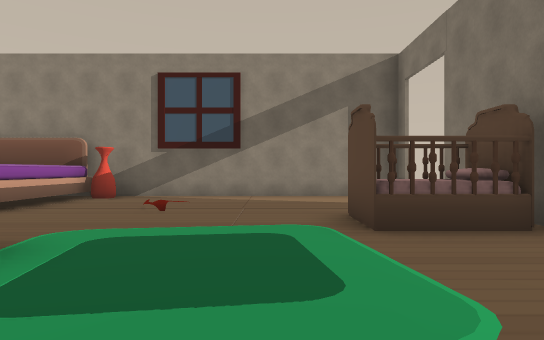
View 1 (above)

16 first-person views from a walk through a scene from a Unity 3-D project. The camera is 1.4 m above the floor, looks level and sees 75° across. Doors are open. The floor is counted in squares, 2 m on a side. Each view is taken from the middle of a square. On the plan, view 1 faces up. The plan holds only what a view shows up to about 11 squares ahead; the rest is blank. The place goes on beyond the plan. The player is left out. Some animated figures are not drawn.

View 2
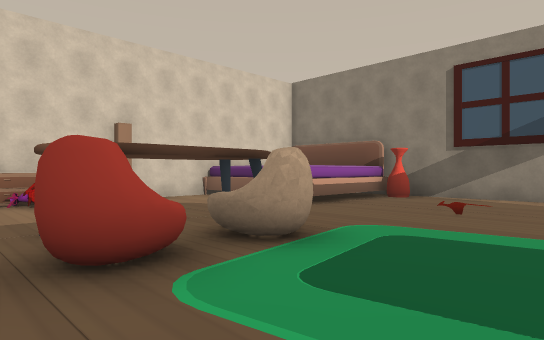

View 3
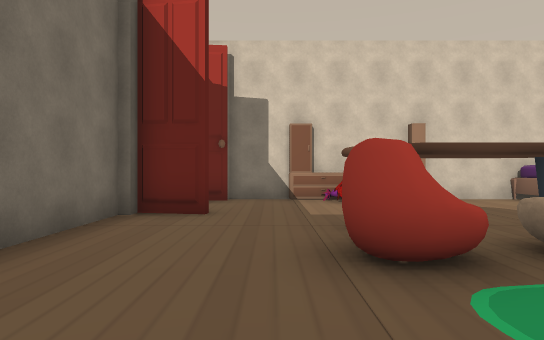

View 4
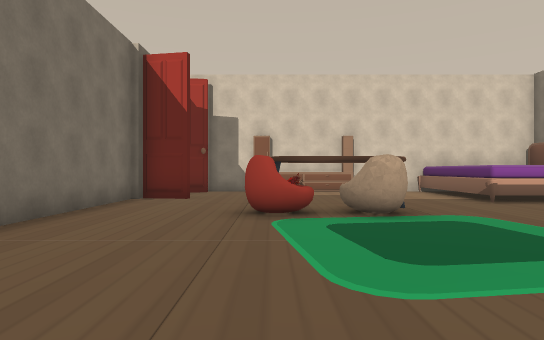

View 5
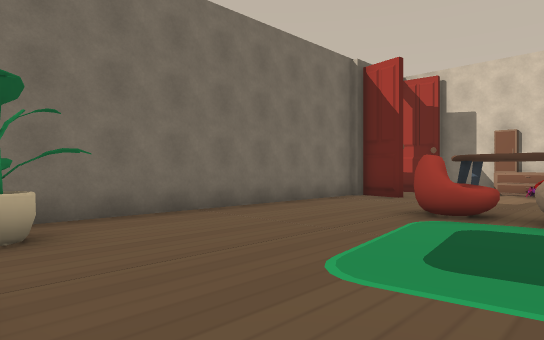

View 6
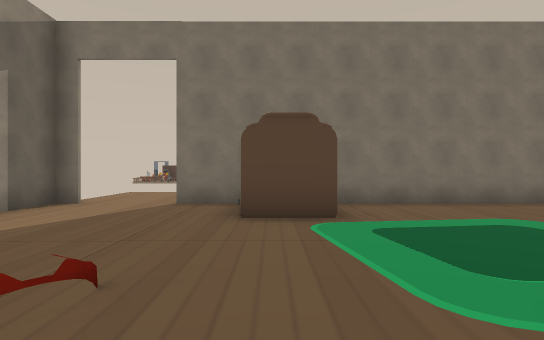

View 7
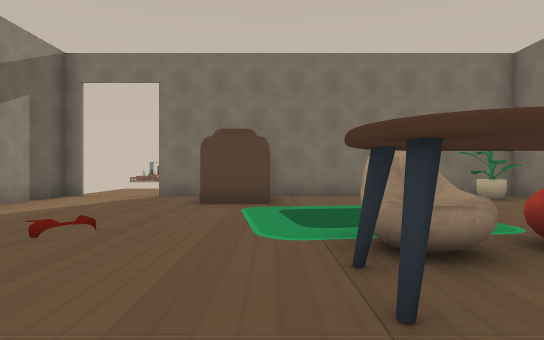

View 8
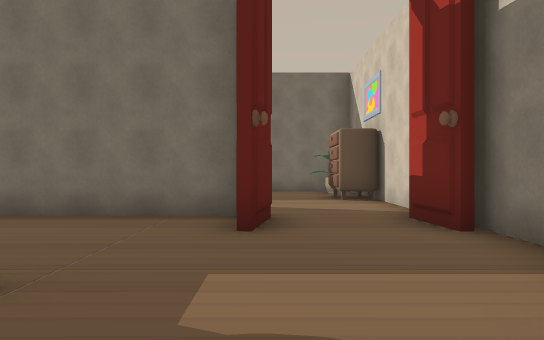

View 9
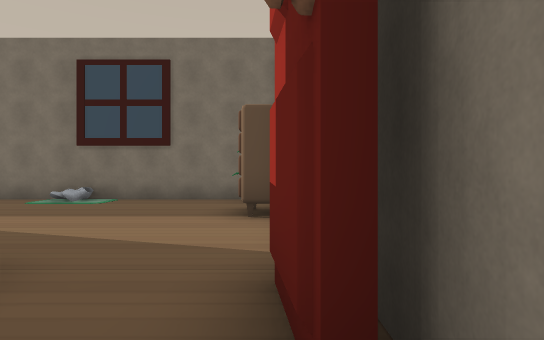

View 10
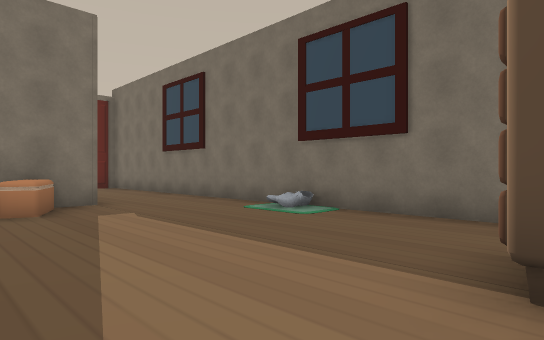

View 11
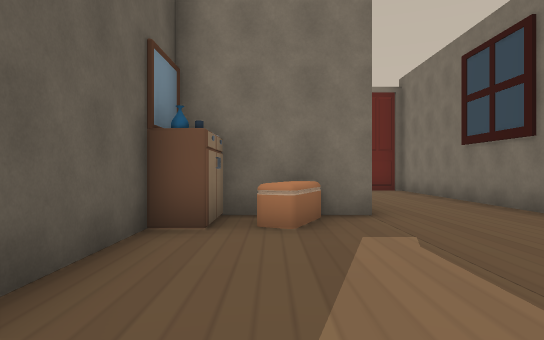

View 12
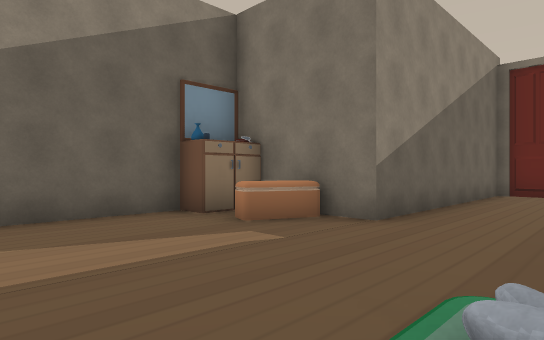

View 13
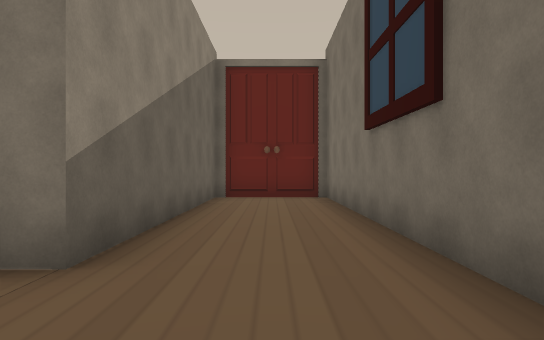

View 14
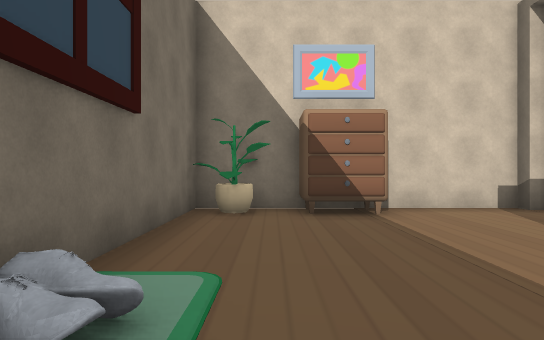

View 15
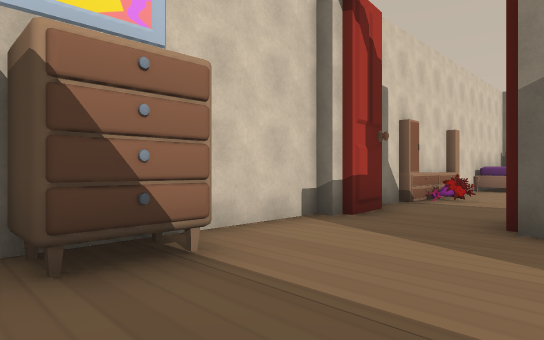

View 16
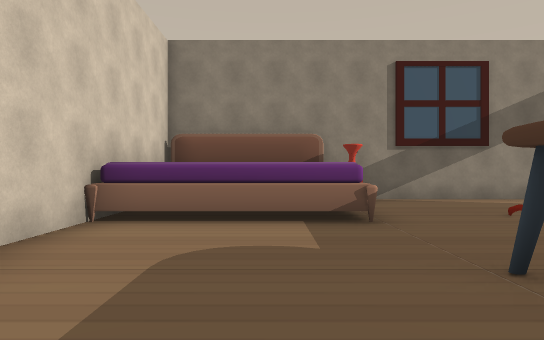

### Floor plan
Key: @ floor where view 1 was taken; # wall or solid block; . floor; A vase; T table; P plant; R dresser; C carpet; O other object.
Columns run from 9 left of view 1 to 7 right of it. Each row starts with its distance up from view 1.
 10     #########
  9  OOOOA...........
  8     O............
  7 #   O.........
  6 #OOOO.......#
  5 #..........OO#
  4 #..........OO#
  3 O.....O......#
  2 OO...........#
  1 OO...TO......#
  0 #........@...#
 -1 #...........P#
 -2 ##.#####.....#
 -3 #......OO#####
 -4 #.......O#
 -5 #........#######
 -6 #R.............#
 -7 #....O.........#
 -8 #P...C.........#
 -9 ################

Positions as (right, up) in squares from view 1, and headings:
1: (0, 0), facing up
2: (0, 0), facing up-left
3: (0, 0), facing left
4: (3, 1), facing left
5: (3, 3), facing down-left
6: (-4, 5), facing right
7: (-6, 4), facing right
8: (-6, 3), facing down
9: (-8, 0), facing down
10: (-8, -3), facing down-right
11: (-6, -4), facing right
12: (-5, -8), facing up-right
13: (-3, -7), facing right
14: (-2, -7), facing left
15: (-5, -7), facing up-left
16: (-6, 1), facing up
